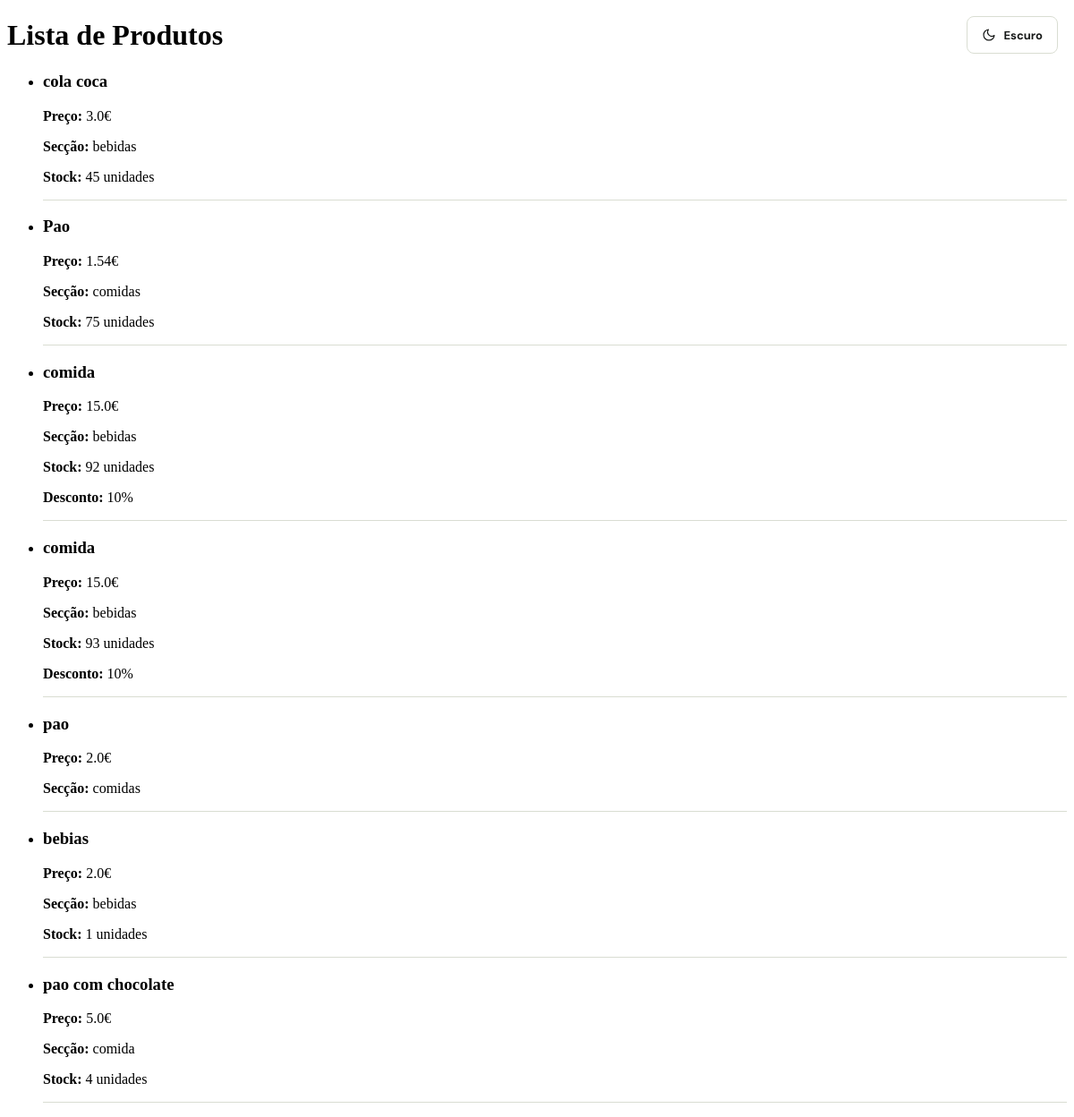
Page /produtosTESTE/ on the earlier database version.
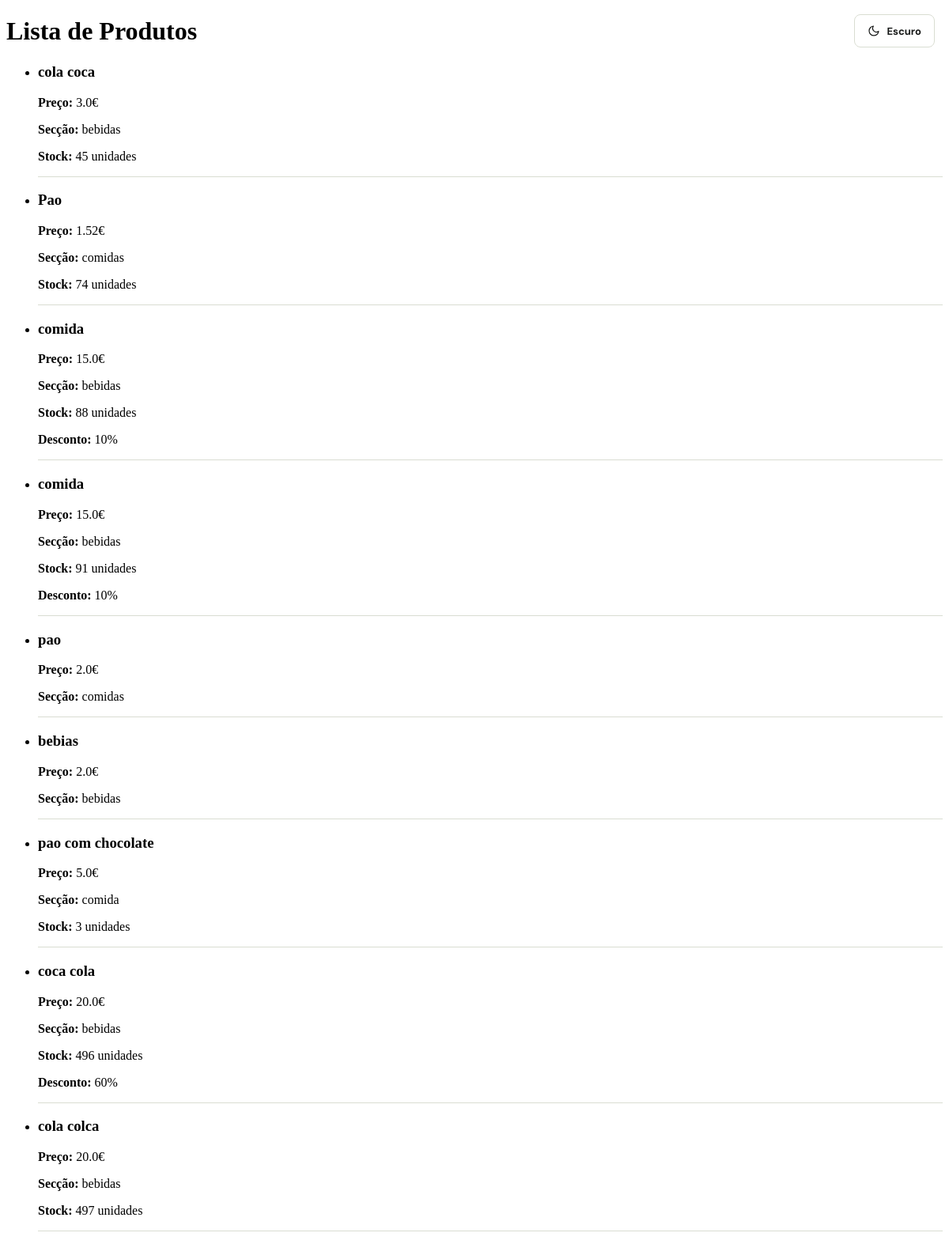
Same page on the later database version.
### workshop/models.py (models this page shows, shortened)
class Produto(models.Model):
    id = AutoField(primary_key=True)
    nome = models.CharField(max_length=512)
    preco = models.FloatField()
    qtd = models.IntegerField()
    desconto = models.IntegerField()
    iva = models.IntegerField()
    oculto = models.BooleanField(default=False)
    seccao = models.ForeignKey(
        Seccao,
        on_delete=models.RESTRICT,
        db_column='seccao_nome',
        related_name='produtos'
    )
    loja = models.ForeignKey(
        Loja,
        on_delete=models.RESTRICT,
        db_column='loja_nomeloja',
        related_name='produtos',
        null=True,
    )
    fornecedor = models.ForeignKey(
        Fornecedor,
        on_delete=models.RESTRICT,
        db_column='fornecedor_nif',
        related_name='produtos',
        null=True,
    )
    class Meta:
        db_table = 'produto'

class Seccao(models.Model):
    nome = models.CharField(max_length=512, primary_key=True)
    loja = models.ForeignKey(
        Loja,
        on_delete=models.RESTRICT,
        db_column='loja_nomeloja',
        related_name='seccoes',
        null=True,
    )
    def __str__(self):
        return self.nome
    class Meta:
        db_table = 'seccao'

### workshop/views.py (the view)
# urls.py: path('produtosTESTE/', views.produtosTESTEFUNC, name='produtosTESTE'),
def produtosTESTEFUNC(request):
    produtos = Produto.objects.all()
    return render(request, 'produtosTESTE.html', {'produtos': produtos})

### workshop/templates/produtosTESTE.html (shortened to what this page needs)
{% extends "base.html" %}
{% load static %}
{% block content %}
  <h1>Lista de Produtos</h1>
  {% if produtos %}
  <ul>
    {% for produto in produtos %}
    <li>
      <h3>{{ produto.nome }}</h3>
      {% if produto.preco %}
      <p><strong>Preço:</strong> {{ produto.preco }}€</p>
      {% endif %}
      {% if produto.seccao %}
      <p><strong>Secção:</strong> {{ produto.seccao }}</p>
      {% endif %}
      {% if produto.qtd %}
      <p><strong>Stock:</strong> {{ produto.qtd }} unidades</p>
      {% endif %}
      {% if produto.desconto %}
      <p><strong>Desconto:</strong> {{ produto.desconto }}%</p>
      {% endif %}
    </li>
    <hr style="border: 0; border-top: 1px solid var(--line); margin: 15px 0;">
    {% endfor %}
  </ul>
  {% else %}
  <p>Não existem produtos registados.</p>
  {% endif %}
{% endblock %}

### workshop/templates/base.html (shortened to what this page needs)
{% load static %}
<!doctype html>
<html lang="pt">
  <head>
    <link rel="stylesheet" href="{% static 'css/tema.css' %}" />
  </head>
  <body>
    <button type="button" class="tema-toggle" onclick="alternarTema()" title="Alternar tema claro/escuro"
      style="position: fixed; top: 18px; right: 18px; z-index: 1000; display: flex; align-items: center; gap: 8px;">
      <svg id="tema-icone" width="18" height="18" viewBox="0 0 24 24" fill="none" stroke="currentColor" stroke-width="1.8" stroke-linecap="round" stroke-linejoin="round">
        <path d="M21 12.79A9 9 0 1 1 11.21 3 7 7 0 0 0 21 12.79z"/>
      </svg>
      <span id="tema-texto">Escuro</span>
    </button>
    {% block content %}{% endblock %}
  </body>
</html>

### static/css/tema.css (style rules this page uses)
:root, [data-tema="claro"] { --bg: #f4f1e9; --ink: #171918; --muted: #71776f; --soft: #ffffff; --surface: #fbfaf6; --surface-2: #ece7dc; --line: #d9ddd2; --accent: #437a5a; --accent-dark: #254b36; --danger: #b64040; --danger-bg: #fff0ee; --danger-border: #efc8c3; }
body, .loja-btn, .card, .form-panel, .modal-card, input, select { transition: background-color 0.25s ease, color 0.25s ease, border-color 0.25s ease; }
.tema-toggle { display: inline-flex; align-items: center; justify-content: center; gap: 8px; min-height: 42px; padding: 0 16px; border: 1px solid var(--line); background: var(--soft); color: var(--ink); font-family: "DM Sans", sans-serif; font-size: 13px; font-weight: 700; border-radius: 8px; cursor: pointer; transition: border-color 0.18s, transform 0.18s, background 0.18s; }
.tema-toggle svg { width: 16px; height: 16px; }

Differences in the rows shown:
changed Produto "Pao": preco "1.54" → "1.52"; qtd "75" → "74"
changed Produto (number 3 of 9 on the later page): qtd "92" → "88"
changed Produto (number 4 of 9 on the later page): qtd "93" → "91"
changed Produto "bebias": qtd "1" → (not shown)
changed Produto "pao com chocolate": qtd "4" → "3"
added Produto: nome "coca cola", preco "20.0", seccao "bebidas", qtd "496", desconto "60"
added Produto: nome "cola colca", preco "20.0", seccao "bebidas", qtd "497"
